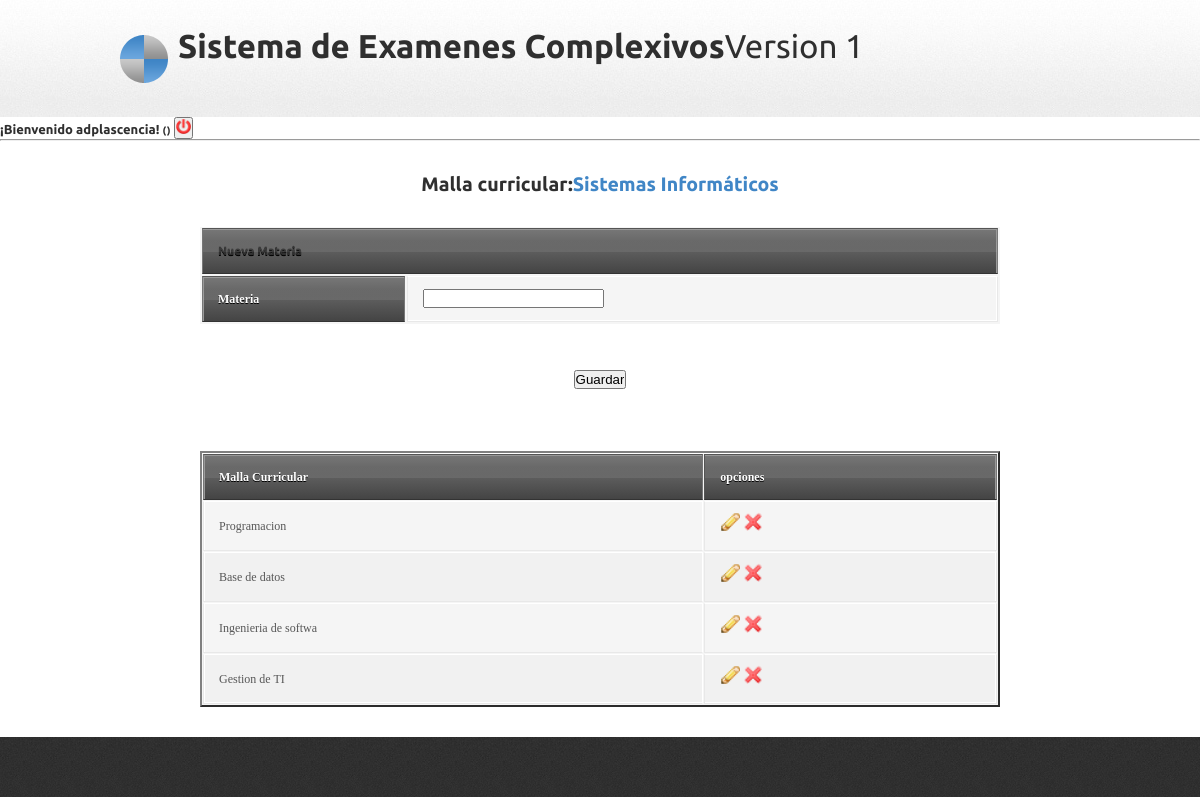
Screenshot of /ficha_malla.php?malla=1 (signed in) with the database file from the repository.
### tables this page shows
CREATE TABLE IF NOT EXISTS `titulacion` (
`id_Titulacion` int(11) NOT NULL,
  `Titulacion` varchar(45) DEFAULT NULL
);

CREATE TABLE IF NOT EXISTS `materias` (
`id_materias` int(11) NOT NULL,
  `Materia` varchar(45) DEFAULT NULL,
  `id_titulacion` int(11) NOT NULL
);

### DAT/DAT_areas.php (called while the page is built, shortened)
<?php
if (!function_exists('consultar_area')){
	function consultar_area($criterio,$valor){
    	require("DAT/conect.php");
	    $SQL="call SP_titulaciones_cons('".$criterio."','".$valor."')";
	    $resultado=mysqli_query($link,$SQL) or die(mysqli_error($link));
	    return ($resultado);
	}
}
 ?>

### BL/area_del_conocimiento_funciones.php (called while the page is built, shortened)
<?php
if (!function_exists('area_consultar')){
function area_consultar($criterio,$valor){
	    $resultado=consultar_area($criterio,$valor);
	    return (transformar_a_lista($resultado));
	}
}
 ?>

### BL/general_funciones.php (called while the page is built, shortened)
<?php
function transformar_a_lista($resultado){
	if (mysqli_num_rows($resultado)>0) {
    	$lista=mysqli_fetch_all($resultado,MYSQLI_ASSOC);
   		return($lista);
    }else{
    	return 0;
    }
}
 ?>

### DAT/DATmateria.php (called while the page is built, shortened)
<?php
if (!function_exists('materias_consultar')) {
	function materias_consultar($criterio,$valor){
    require("DAT/conect.php");
    $SQL="call SP_materias_cons('".$criterio."','".$valor."')";
    $resultado=mysqli_query($link,$SQL) or die(mysqli_error($link));
    return ($resultado);
	}
}
 ?>

### ficha_malla.php (the view, shortened to what this page needs)
<?php
include ("cabecera.php");
include ("BL/area_del_conocimiento_funciones.php");
if (isset($_POST["materia"])){
		insertar_materia($_POST["materia"],$_GET["malla"]);
		echo "<div align=center><h1>GUARDANDO, ESPERA...
		<meta http-equiv='Refresh' content='2;url=ficha_malla.php?malla=".$_GET["malla"]."'></font></h1></div>";
}else{
	$malla=area_consultar('id',$_GET["malla"]);
	$malla=$malla[0];
	echo "<div align=center>";
	echo "<br>";
	echo "<br>";
	echo " <h2>Malla curricular:<span class='blue'>".$malla["Titulacion"]."</span></h2>";
	echo "<form name=form action=".$_SERVER['PHP_SELF']."?malla=".$_GET["malla"]." method='post'>";
	echo "<table class=tablas>
	<tr><th colspan=2><h4>Nueva Materia</th></tr>";
	echo "<tr><th>Materia</th><td><input type='text' name=materia></td></tr>";
	echo "</table><br><input type='submit' value='Guardar'>";
	echo "</form>";
	echo "<br> <br> ";
	echo "<table  class='tablas' cellspacing=1 cellspadding=1 align=center border=2>";
	echo "<tr>
			<th>Malla Curricular</th>
			<th>opciones</th>
	</tr>";
	$resultado=materias_consultar('titulacion',$_GET["malla"]);
	foreach ($resultado as $row) {
		echo "<tr> ";
		echo "<td>".$row['Materia']."</td>";
		echo "<td>  <a href=ficha_materia.php?materia=".$row["id_materias"].">
		<img width=20   src=images/pencil.png></a>
		<a href=ficha_malla.php?borrar=".$row["id_materias"]."&malla=".$_GET["malla"].">
		<img width=20   src=images/cross.png></a>
		</td>";
		echo "</tr>";
	}
	echo "</table></div>";
}
include("pie.php");
?>

### css/styles.css (style rules this page uses)
* { margin:0; padding:0; }
img, img a { outline:none; border:none; }
body { background-color:#fff; color:#575757; font:81.3% "Georgia",times,serif; margin:0; padding:0; }
a, a:visited { outline:none; color:#4086c6; text-decoration:none; }
h1, h2, h3, h4, h5, h6 { color:#2f2f2f; font-family:"Ubuntu",arial; }
.blue { color:#4086c6; }
table { background: #f5f5f5; border-collapse: separate; box-shadow: inset 0 1px 0 #fff; font-size: 12px; line-height: 24px; margin: 30px auto; text-align: left; width: 800px; }
th { background: url(http://jackrugile.com/images/misc/noise-diagonal.png), linear-gradient(#777, #444); border-left: 1px solid #555; border-right: 1px solid #777; border-top: 1px solid #555; border-bottom: 1px solid #333; box-shadow: inset 0 1px 0 #999; color: #FFF !important; font-weight: bold; padding: 10px 15px; position: relative; text-shadow: 0 1px 0 #000; }
th:after { background: linear-gradient(rgba(255,255,255,0), rgba(255,255,255,.08)); content: ''; display: block; height: 25%; left: 0; margin: 1px 0 0 0; position: absolute; top: 25%; width: 100%; }
th:first-child { border-left: 1px solid #777; box-shadow: inset 1px 1px 0 #999; }
th:last-child { box-shadow: inset -1px 1px 0 #999; }
td { border-right: 1px solid #fff; border-left: 1px solid #e8e8e8; border-top: 1px solid #fff; border-bottom: 1px solid #e8e8e8; padding: 10px 15px; position: relative; transition: all 300ms; }
td:first-child { box-shadow: inset 1px 0 0 #fff; }
td:last-child { border-right: 1px solid #e8e8e8; box-shadow: inset -1px 0 0 #fff; }
tr { background: url(http://jackrugile.com/images/misc/noise-diagonal.png); }
tr:nth-child(odd) td { background: #f1f1f1 url(http://jackrugile.com/images/misc/noise-diagonal.png); }
tr:last-of-type td { box-shadow: inset 0 -1px 0 #fff; }
tr:last-of-type td:first-child { box-shadow: inset 1px -1px 0 #fff; }
tr:last-of-type td:last-child { box-shadow: inset -1px -1px 0 #fff; }

### css/styleprint.css (style rules this page uses)
table { background: #f5f5f5; border-collapse: separate; box-shadow: inset 0 1px 0 #fff; font-size: 12px; line-height: 24px; margin: 30px auto; text-align: left; width: 800px; }
th { background: url(http://jackrugile.com/images/misc/noise-diagonal.png), linear-gradient(#777, #444); border-left: 1px solid #555; border-right: 1px solid #777; border-top: 1px solid #555; border-bottom: 1px solid #333; box-shadow: inset 0 1px 0 #999; color: #FFF !important; font-weight: bold; padding: 10px 15px; position: relative; text-shadow: 0 1px 0 #000; }

### rows the page displays
titulacion: Titulacion "Sistemas Informáticos"
materias: Materia "Programacion"
materias: Materia "Base de datos"
materias: Materia "Ingenieria de softwa"
materias: Materia "Gestion de TI"

### other values shown
$_SESSION['user'] "adplascencia"
